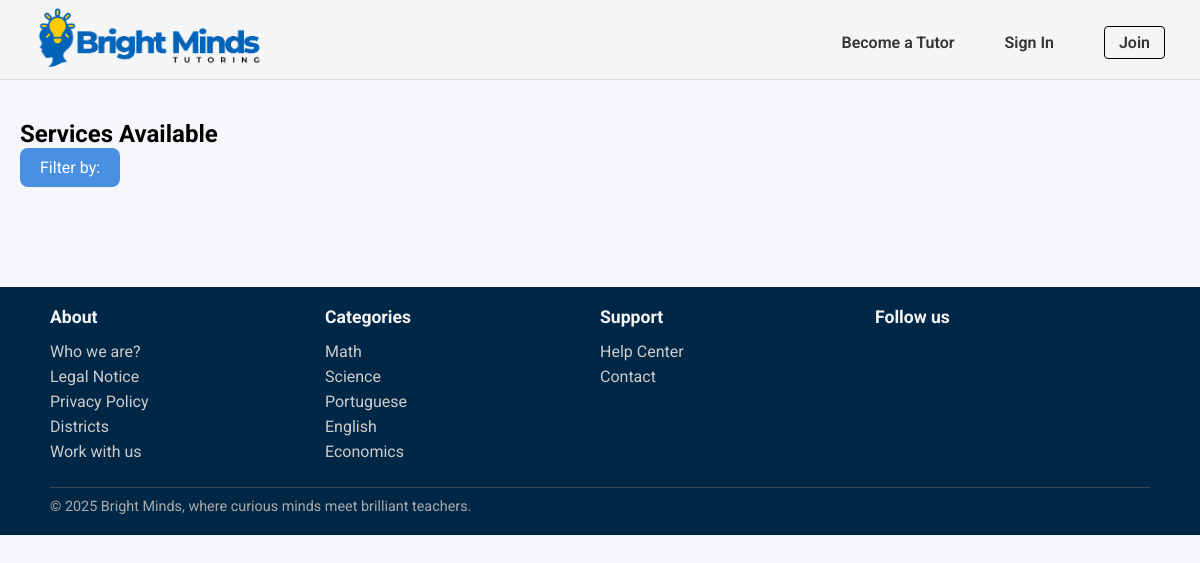
Before: /pages/services_list.php?category=Science with the older database file.
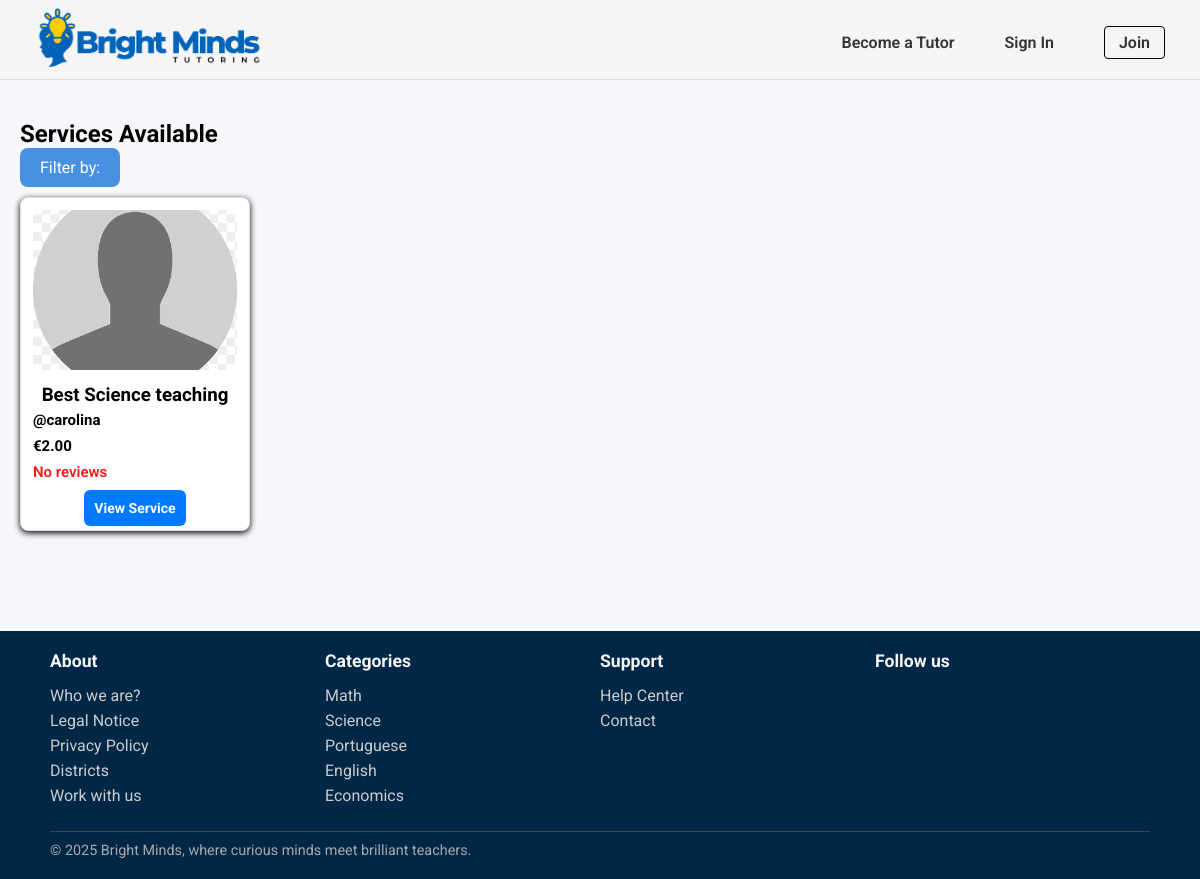
After: the same page with the newer database file.
### tables this page shows
CREATE TABLE Category(
    category_name TEXT PRIMARY KEY
);

CREATE TABLE Service(
    service_id INTEGER PRIMARY KEY,
    freelancer_id INTEGER NOT NULL,
    title TEXT NOT NULL,
    category_name TEXT NOT NULL,
    description TEXT NOT NULL,
    duracao INTEGER NOT NULL,
    price REAL NOT NULL,
    service_type TEXT CHECK(service_type IN ('individual presencial', 'grupo presencial', 'individual online','grupo online', 'revisão trabalhos')) NOT NULL,
    num_sessoes INTEGER NOT NULL,
    status TEXT CHECK(status IN ('ativo', 'inativo')) DEFAULT 'ativo',
    max_students INTEGER,
    FOREIGN KEY (freelancer_id) REFERENCES Freelancers(freelancer_id) ON UPDATE CASCADE ON DELETE CASCADE,
    FOREIGN KEY (category_name) REFERENCES Category(category_name) ON UPDATE CASCADE ON DELETE RESTRICT
);

CREATE TABLE User (
    user_id INTEGER PRIMARY KEY,
    username TEXT UNIQUE NOT NULL,
    name TEXT NOT NULL,
    birth_date DATE,
    email TEXT UNIQUE NOT NULL,
    password TEXT NOT NULL,
    usertype TEXT CHECK(usertype IN ('student', 'tutor', 'admin')) NOT NULL,
    address TEXT,
    postal_code TEXT,
    city TEXT,
    registration_date DATE NOT NULL,
    profile_image TEXT
);

### pages/services_list.php (called while the page is built)
<?php
    require_once(__DIR__. '/../templates/common.tpl.php');
    require_once(__DIR__.'/../database/connection.db.php');
    require_once(__DIR__.'/../database/service.class.php');
    require_once(__DIR__.'/../database/categories.php');
    require_once(__DIR__. '/../templates/services.tpl.php');
    $session = new Session();
    $db = getDatabaseConnection();
    $categories = getAllCategories($db);
    $category = $_GET['category']?? null;
    $service = $_GET['service_type'] ?? null;
    $min_price = (!empty($_GET['min_price'])) ? floatval($_GET['min_price']) : null;
    $max_price = (!empty($_GET['max_price'])) ? floatval($_GET['max_price']) : null;
    $min_rating = (!empty($_GET['min_rating'])) ? floatval($_GET['min_rating']) : null;
    $max_rating = (!empty($_GET['max_rating'])) ? floatval($_GET['max_rating']) : null;
    $services = getServices($db,$category,$service,$min_price,$max_price,$min_rating,$max_rating);
    drawHeader($session);
    drawServices($services,$category,$service);
    drawFooter($categories);
    ?>

### database/categories.php (called while the page is built, shortened)
<?php
  function getAllCategories(PDO $db) {
    $stmt = $db->prepare('SELECT category_name
                          FROM Category');
    $stmt->execute();
    return $stmt->fetchAll();
  }
?>

### database/service.class.php (called while the page is built, shortened)
<?php
function getServices(PDO $db, ?string $category, ?string $service_type, ?float $min_price, ?float $max_price,?int $min_rating, ?int $max_rating): array {
    $query = '
        SELECT s.service_id, s.title, s.price, s.service_type,
               u.name AS freelancer_name, u.user_id,
               (SELECT AVG(r.rating) FROM Review r
                JOIN Booking b ON r.booking_id = b.booking_id
                WHERE b.service_id = s.service_id) AS avg_rating
        FROM Service s
        JOIN Freelancer f ON s.freelancer_id = f.freelancer_id
        JOIN User u ON f.freelancer_id = u.user_id
        WHERE s.status = "ativo"
        ';
    $params = [];
    if ($category !== null) {
        $query .= ' AND s.category_name = :category';
        $params[':category'] = $category;
    }
    $stmt = $db->prepare($query);
    $stmt->execute($params);
    $services = [];
    while ($row = $stmt->fetch(PDO::FETCH_ASSOC)) {
        $user = User::getUserbyId($db, intval($row['user_id']));
        $profileImage = $user->getPhoto();
        $row['profile_image'] = $profileImage;
        $services[] = $row;
    }
    return $services;
}
?>

### templates/common.tpl.php (the view, shortened to what the changed rows need)
<?php function drawHeader(Session $session){ ?>
    <!DOCTYPE html>
    <html>
        <head>
            <link rel="stylesheet" href="../css/style.css">
            <link rel="stylesheet" href="../css/profile.css">
            <link rel="stylesheet" href="../css/services.css">
            <link rel="stylesheet" href="../css/service_detail.css">
            <link rel="stylesheet" href="../css/admin.css">
            <link rel="stylesheet" href="../css/services_manage.css">
        </head>
        <body>
            <main>
<?php } ?>
<?php function drawFooter(array $categories){ ?>
            </main>
            <footer>
                <div class="footer-content">
                    <section class="footer-column">
                        <ul>
                            <?php foreach($categories as $category){ ?>
                                <li>
                                    <a href=""><?=$category['category_name']?>
                                    </a>
                                </li>
                            <?php } ?>
                        </ul>
                    </section>
                </div>
            </footer>
        </body>
    </html>
<?php } ?>

### templates/services.tpl.php (shortened to what the changed rows need)
<?php function drawServices(array $services, ?string $category, ?string $service_type){ ?>
    <section id="services">
      <h2>Services Available</h2>
        <div class="services-button">
            <?php foreach ($services as $service) {
              $profileImage = $service['profile_image'];
            ?>
                <div class="service-card">
                    <div class="service-img-container">
                      <img class="profile-photo" src="<?= htmlspecialchars($profileImage) ?>" alt="Freelancer profile photo">
                    </div>
                    <div class="service-details">
                        <p class="service-name"><h3><?= htmlspecialchars($service['title']) ?><h3>
                        <p class="service-description"><?= htmlspecialchars($service['description']) ?>
                        <p class="freelancer-name">@<?= htmlspecialchars($service['freelancer_name']) ?></p>
                        <p class="price">€<?= number_format($service['price'], 2) ?></p>
                        <p class="rating">
                            <?php
                            $avg = round($service['avg_rating'], 1);
                            if ($avg) {
                                echo $avg . " ★";
                            } else {
                                echo "No reviews";
                            }
                            ?>
                        </p>
                        <a href="service_detail.php?id=<?= $service['service_id'] ?>" class="view-service-btn">View Service</a>
                    </div>
                </div>
            <?php } ?>
        </div>
    </section>
<?php } ?>

Changed rows visible on the page:
added service: title "Best Science teaching", user.name "carolina", price "2.00"
